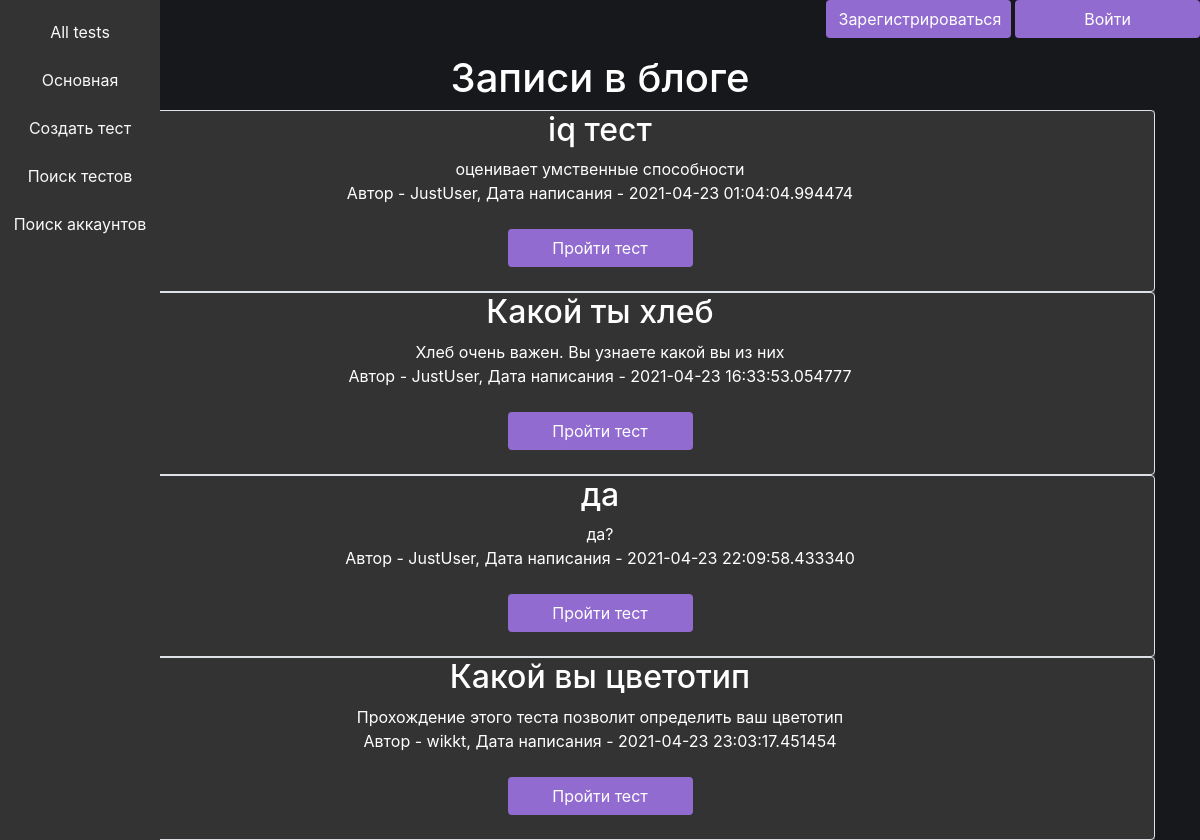
Before: / with the older database file.
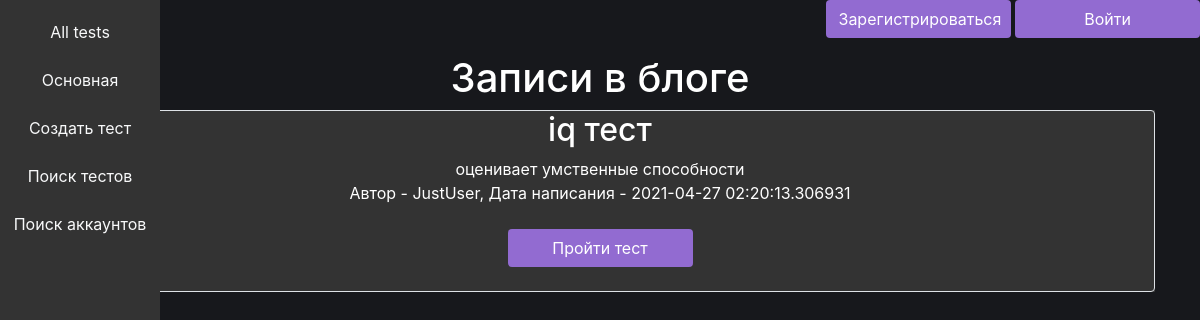
After: the same page with the newer database file.
### data/news.py (models this page shows)
class Tests(SqlAlchemyBase):
    __tablename__ = 'tests'
    id = sqlalchemy.Column(sqlalchemy.Integer,
                           primary_key=True, autoincrement=True)
    title = sqlalchemy.Column(sqlalchemy.String, nullable=True)
    content = sqlalchemy.Column(sqlalchemy.String, nullable=True)
    tegs = sqlalchemy.Column(sqlalchemy.String, nullable=True)
    created_date = sqlalchemy.Column(sqlalchemy.DateTime,
                                     default=datetime.datetime.now)
    questions = sqlalchemy.Column(sqlalchemy.String, nullable=True)
    user_id = sqlalchemy.Column(sqlalchemy.Integer,
                                sqlalchemy.ForeignKey("users.id"))
    user = orm.relation('User')
    result = sqlalchemy.Column(sqlalchemy.String, nullable=True)

### data/users.py (models this page shows, shortened)
class User(SqlAlchemyBase, UserMixin):
    __tablename__ = 'users'
    id = sqlalchemy.Column(sqlalchemy.Integer,
                           primary_key=True, autoincrement=True)
    name = sqlalchemy.Column(sqlalchemy.String, nullable=True)
    about = sqlalchemy.Column(sqlalchemy.String, nullable=True)
    email = sqlalchemy.Column(sqlalchemy.String,
                              index=True, unique=True, nullable=True)
    hashed_password = sqlalchemy.Column(sqlalchemy.String, nullable=True)
    created_date = sqlalchemy.Column(sqlalchemy.DateTime,
                                     default=datetime.datetime.now)
    admin = sqlalchemy.Column(sqlalchemy.Boolean, nullable=True, default=False)
    news = orm.relation("News", back_populates='user')

### main.py (the view)
@app.route("/")
def index():
    db_sess = db_session.create_session()
    posts = 'Записи в блоге'
    tests = db_sess.query(Tests)
    return render_template("index.html", news=tests, posts=posts)

### data/db_session.py (called while the page is built)
def create_session() -> Session:
    global __factory
    return __factory()

### templates/index.html (shortened to what this page needs)
{% extends "base.html" %}
{% block content %}
<h1 align="center">Записи в блоге</h1>
<div class="in_back">
        {% for item in news%}
    <div class="col-md6 border rounded" align="center">
        <h2>{{item.title}}</h2>
        <div>
            {{item.content}}
        </div>
        <div>
            Автор - {{item.user.name}}, Дата написания - {{item.created_date}}
        </div>
        {% if current_user.is_authenticated and (current_user == item.user or current_user.admin) %}
        <div>
            <a href="/tests_delete/{{ item.id }}" class="btn">
                Удалить
            </a>
            <a href="/tests_page/{{item.id}}" class="btn">
                Пройти тест
            </a>
        </div>
        {% else %}
           <div>
               <br>
               <a href="/tests_page/{{item.id}}" class="btn">
                Пройти тест
            </a>
               <br>
               <br>
           </div>
        {% endif %}
    </div>
    {% endfor %}
</div>
{% endblock %}

### templates/base.html (shortened to what this page needs)
<!doctype html>
<html lang="en">
<head>
    <link rel="stylesheet"
          href="https://stackpath.bootstrapcdn.com/bootstrap/4.4.1/css/bootstrap.min.css"
>
</head>
<body class="site">
<header>
    <div class="left_nav" align="middle">
        <a class="text-light" href="/">All tests</a>
        <br>
        <br>
        <a href="/" class="text-light">
            Основная
        </a>
        <br>
        <br>
        <a href="/tests/create" class="text-light">
            Создать тест
        </a>
        <br>
        <br>
        <a href="/search" class="text-light">
            Поиск тестов
        </a>
        <br>
        <br>
        <a href="/acc_page_search" class="text-light">
            Поиск аккаунтов
        </a>
    </div>
    <div align="right" class="up_site">
        {% if current_user.is_authenticated %}
        <p>
            <a href="/acc_page_id//{{current_user.id}}">
                <b class="text-light">{{ current_user.name }}</b>
            </a>
            <a class="btn" href="/logout">Выйти</a>
        </p>
        {% else %}
        <p>
            <a class="btn" href="/register">Зарегистрироваться</a>
            <a class="btn" href="/login">Войти</a>
        </p>
        {% endif %}
    </div>
</header>
<main role="main" class="container">
    <div class="font">
        {% block content %}{% endblock %}
    </div>
</main>
</body>
</html>

### templates/base.html (style rules this page uses)
.left_nav { height: 100%; width: 160px; position: fixed; z-index: 1; top: 0; left: 0; background-color: #333; overflow-x: hidden; padding-top: 20px; size: 30; }
.up_site { width: 100%; background-color: #17181c; }
.site { height: 100% width: 100%; background-color:#17181c; }
.font { background-color: #17181c; color: #ffffff; }
.in_back { background-color: #333; }
.btn { background-color: #926bd1; color: white; width: 185px; size: 24; }

Changed rows visible on the page:
removed Tests: title "Какой ты хлеб", content "Хлеб очень важен. Вы узнаете какой вы из них", user.name "JustUser", created_date "2021-04-23 16:33:53.054777"
removed Tests: title "да", content "да?", user.name "JustUser", created_date "2021-04-23 22:09:58.433340"
removed Tests: title "Какой вы цветотип", content "Прохождение этого теста позволит определить ваш цветотип", user.name "wikkt", created_date "2021-04-23 23:03:17.451454"
changed Tests "iq тест": created_date "2021-04-23 01:04:04.994474" → "2021-04-27 02:20:13.306931"
